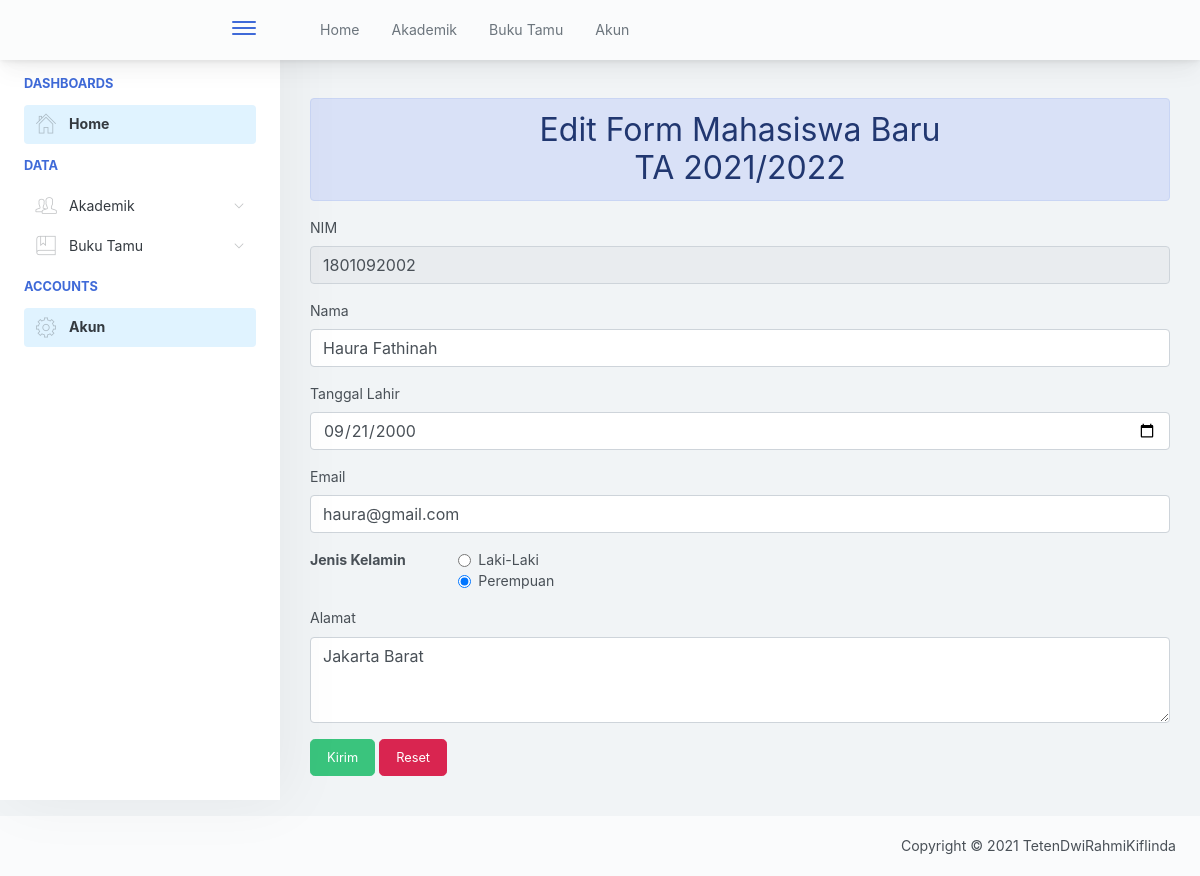
Screenshot of /edit_akademik.php?nim=1801092002 with the database file from the repository.
### tables this page shows
CREATE TABLE `mahasiswa` (
  `nim` varchar(10) NOT NULL,
  `nama_mhs` varchar(50) NOT NULL,
  `tgl_lahir` date NOT NULL,
  `email` varchar(25) NOT NULL,
  `jenis_kelamin` varchar(10) NOT NULL,
  `alamat` text NOT NULL
);

### koneksi_akademik.php (called while the page is built, shortened)
<?php
class Koneksi{
	private $host= 'localhost';
	private $user= 'root';
	private $pass= '';
	private $db= 'db_akademik';
	protected $conn;
	function __construct(){
		if(!isset($this->conn)){
			$this->conn = new mysqli($this->host, $this->user, $this->pass, $this->db);
		}
		return $this->conn;
	}
}
?>

### class_crud_akademik.php (called while the page is built, shortened)
<?php
include 'koneksi_akademik.php';
class Crud extends Koneksi {
	public function readData($table, $idtable, $id_value){
		$q = "SELECT * FROM $table";
		if($idtable!=null){
			$q.=" WHERE $idtable='".$id_value."'";
		}
		$result = $this->conn->query($q);
		$rows = array();
		while($row=$result->fetch_assoc()){
			$rows[]=$row;
		}
		return $rows;
	}
}
?>

### edit_akademik.php (the view, shortened to what this page needs)
<!doctype html>
<html lang="en">
<head>
	<link href="./main.css" rel="stylesheet">
</head>
<body>
    <div class="app-container app-theme-white body-tabs-shadow fixed-sidebar fixed-header">
        <div class="app-header header-shadow">
            <div class="app-header__logo">
                <div class="header__pane ml-auto">
                    <div>
                        <button type="button" class="hamburger close-sidebar-btn hamburger--elastic" data-class="closed-sidebar">
                            <span class="hamburger-box">
                                <span class="hamburger-inner"></span>
                            </span>
                        </button>
                    </div>
                </div>
            </div>
                <div class="app-header__content">
                <div class="app-header-left">
                    <ul class="header-menu nav">
						<li class="nav-item">
                            <a href="index.php?p=home" class="nav-link">
                                Home
                            </a>
                        </li>
                        <li class="nav-item">
                            <a href="index.php?p=list_akademik" class="nav-link">
                                Akademik
                            </a>
                        </li>
                        <li class="btn-group nav-item">
                            <a href="index.php?p=list_tamu" class="nav-link">
                                Buku Tamu
                            </a>
                        </li>
                        <li class="dropdown nav-item">
                            <a href="index.php?p=akun" class="nav-link">
                                Akun
                            </a>
                        </li>
                    </ul>        </div>
            </div>
        </div>
		<div class="app-main">
                <div class="app-sidebar sidebar-shadow">
					<div class="scrollbar-sidebar">
                        <div class="app-sidebar__inner">
                            <ul class="vertical-nav-menu">
                                <li class="app-sidebar__heading">Dashboards</li>
                                <li>
                                    <a href="index.php?p=home" class="mm-active">
                                        <i class="metismenu-icon pe-7s-home"></i>
                                        Home
                                    </a>
                                </li>
                                <li class="app-sidebar__heading" >Data</li>
                                <li>
                                    <a href="#">
                                        <i class="metismenu-icon pe-7s-users"></i>
                                        Akademik
                                        <i class="metismenu-state-icon pe-7s-angle-down caret-left"></i>
                                    </a>
                                </li>
                                <li>
                                    <a href="#">
                                        <i class="metismenu-icon pe-7s-notebook"></i>
                                        Buku Tamu
                                        <i class="metismenu-state-icon pe-7s-angle-down caret-left"></i>
                                    </a>
                                </li>
								<li class="app-sidebar__heading">Accounts</li>
                                <li>
                                    <a href="index.php?p=akun" class="mm-active">
                                        <i class="metismenu-icon pe-7s-config"></i>
                                        Akun
                                    </a>
                                </li>
                            </ul>
                        </div>
                    </div>
                </div>
				<div class="app-main__outer">
                    <div class="app-main__inner">
                        <div class="row">
							<?php
								include("class_crud_akademik.php");
								$crud=new Crud();
								if(isset($_GET['nim'])){
									$id_value=$_GET['nim'];
									$update=$crud->readData('mahasiswa', 'nim', $id_value);
									foreach($update as $rowData){
										$nim=$rowData['nim'];
										$nama_mhs=$rowData['nama_mhs'];
										$tgl_lahir=$rowData['tgl_lahir'];
										$email=$rowData['email'];
										$alamat=$rowData['alamat'];
									}
								}
							?>
							<div class="container">
							<h2 class="alert alert-primary text-center mt-2">Edit Form Mahasiswa Baru <br> TA 2021/2022</h2>
							<form method="POST" >
							  <div class="form-group">
								<label>NIM</label>
								<input type="text" class="form-control" readonly name= "nim" placeholder="Masukan NIM"
								value="<?= $nim?>">
							  </div>
							  <div class="form-group">
								<label>Nama</label>
								<input type="text" class="form-control" name= "nama_mhs"  value="<?= $nama_mhs?>" required>
							  </div>
							  <div class="form-group">
								<label > Tanggal Lahir </label >
									<input type ="date" name= "tgl_lahir" value="<?= $tgl_lahir?>" class ="form-control">
							  </div>
							  <div class="form-group">
								<label>Email</label>
								  <input type="email" class="form-control" name= "email" required placeholder="Email" value="<?= $email?>">
							  </div>
							<fieldset class="form-group">
							<div class="row">
							  <legend class="col-form-label col-sm-2 pt-0">Jenis Kelamin</legend>
							  <div class="col-sm-10">
								<div class="form-check">
								  <input class="form-check-input" type="radio"  name="jenis_kelamin" value="Laki-Laki" <?php if($rowData['jenis_kelamin']=='Laki-Laki') echo 'checked'?>>
								  <label class="form-check-label" >
									Laki-Laki
								  </label>
								</div>
								<div class="form-check">
								  <input class="form-check-input" type="radio" name="jenis_kelamin" value="Perempuan" <?php if($rowData['jenis_kelamin']=='Perempuan') echo 'checked'?>>
								  <label class="form-check-label">
									Perempuan
								  </label>
								</div>
							  </div>
							</div>
						  </fieldset>
							  <div class="form-group">
								<label>Alamat</label>
								<textarea class="form-control" rows="3" name="alamat" placeholder="Masukkan Alamat Lengkap"><?= $alamat?></textarea>
							  </div>
							  <div class="form-group">
								<div class="form-group">
								<button type="submit"  name ="sub" class="btn btn-success btn-lg">Kirim</button>
								<button type="reset"  class="btn btn-danger btn-lg">Reset</button>
							  </div>
							  </div>
							</form>
							</div>
						</div>
						<br><br><br><br>
                    </div>
                    <div class="fixed-bottom">
                        <div class="app-footer" >
                            <div class="app-footer__inner" >
                                <div class="app-footer-right" >
									Copyright &copy; 2021 TetenDwiRahmiKiflinda
                                </div>
                            </div>
                        </div>
                    </div>
				</div>
        </div>
    </div>
<script type="text/javascript" src="./assets/scripts/main.js"></script></body>
</html>

### rows the page displays
mahasiswa: nim "1801092002", nama_mhs "Haura Fathinah", tgl_lahir "09/21/2000", email "haura@gmail.com", jenis_kelamin "☑", alamat "Jakarta Barat"
